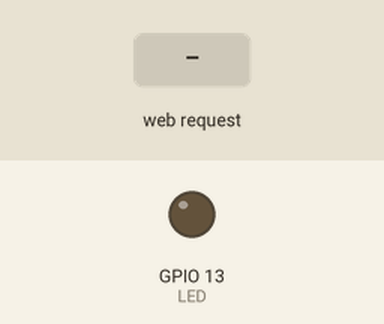
Recording of a sketch running on a simulated ESP8266 (NodeMCU). Shown: output pins drawn as LEDs (lit = HIGH). The inputs (shaded band) are chosen by the test bench. What the sketch prints to the serial monitor is not drawn.

Above: at 2.2 s.
2.3 s: HTTP request GET /LEDOff received
At 3.2 s:
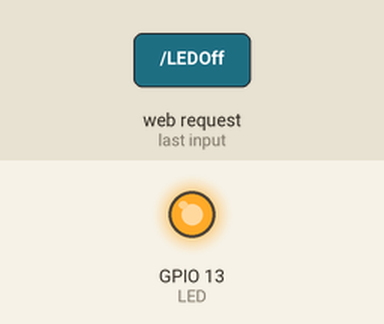
3.8 s: HTTP request GET /LEDOn received
At 4.3 s:
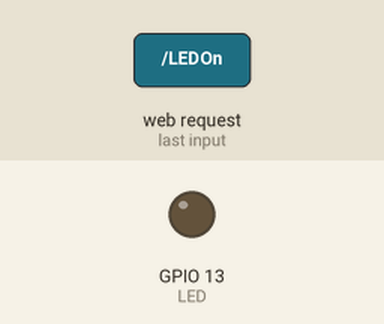
Timing chart, 0 to 6.8 s (numbered marks = the images above; inputs shaded):
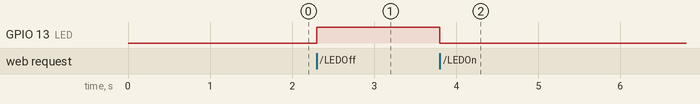

Measured:
- after the input at 2.3 s, GPIO 13 (LED): LOW → HIGH at once
- after the input at 3.8 s, GPIO 13 (LED): HIGH → LOW at once

The sketch:

percobaanku.ino
```cpp
#include <ESP8266WebServer.h> //memasukan library NodeMCU sebagai web server
#include <ESP8266WiFi.h> //memasukan library NodeMCU
#include <WiFiClient.h> //memasukan library NodeMCU sebagai client

ESP8266WebServer server(80); //menggunakan port 80

//Masukan nama wifi dan password yang akan dibuat
const char *ssid = "Bismillah TA lulus ";
const char *password = "sembarang";
int statusLED = LOW;
int LED = 13;

//membuat fungsi untuk kondisi led built in
void handleLedOn() {
  statusLED = LOW; //Kondisi logika "LOW" membuat led nyala
  digitalWrite(LED, statusLED);
  response();
}

void handleLedOff() {
  statusLED = HIGH; ////Kondisi logika "HIGH" membuat led nyala
  digitalWrite(LED, statusLED);
  response();
}
void handleRoot() {
    response();
}

const String HtmlHtml = "<html><head>"
"<meta name=\"viewport\" content=\"width=device-width, initial-scale=1\" /></head>";
const String HtmlHtmlClose = "</html>";
const String HtmlTitle = "<h1>Bismillah TA LULUS (aamiin) Kendali LED</h1><br/>\n";
const String HtmlLedStateLow = "<big>LED is now <b>OFF</b></big><br/>\n";
const String HtmlLedStateHigh = "<big>LED is now <b>ON</b></big><br/>\n";
const String HtmlButtons =
"<a href=\"LEDOn\"><button style=\"display: block; width: 100%;\">OFF</button></a><br/>"
"<a href=\"LEDOff\"><button style=\"display: block; width: 100%;\">ON</button></a><br/>";

void response(){
  String htmlRes = HtmlHtml + HtmlTitle;
  if(statusLED == LOW){
    htmlRes += HtmlLedStateLow;
  }else{
    htmlRes += HtmlLedStateHigh;
  }

  htmlRes += HtmlButtons;
  htmlRes += HtmlHtmlClose;

  server.send(200, "text/html", htmlRes);
}

void setup() {
    delay(1000); //waktu tunda 1 detik
    Serial.begin(9600);
    Serial.println();

    WiFi.softAP(ssid, password);
    //bertindak sebagai access point dengan nama wifi dan pass diatas

    IPAddress apip = WiFi.softAPIP(); //alamat IP
    Serial.print("visit: \n");
    Serial.println(apip); //menuliskan alamat IP yang bisa dikunjungi

    server.on("/", handleRoot); //memanggil fungsi handleRoot()
    server.on("/LEDOn", handleLedOn);
    server.on("/LEDOff", handleLedOff);

    server.begin(); //proses pemulaian menjadi server
    Serial.println("HTTP server beginned");

    pinMode(LED, OUTPUT);
    digitalWrite(LED, statusLED);
}

void loop() {
    server.handleClient();
}
```
